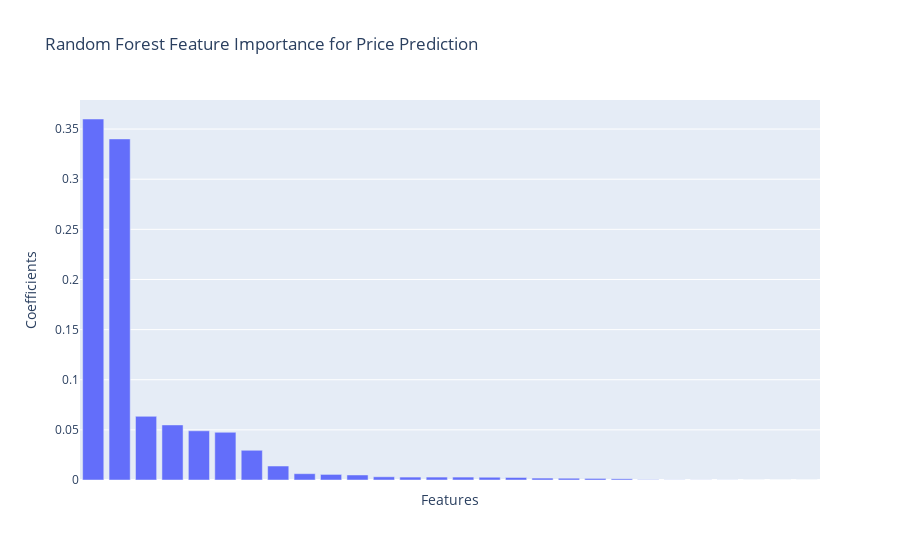

Notebook code cell kept with this figure:
### Code cell
#Vis Features
fig1 = px.bar(
    feature_importance.sort_values("coefficients", ascending=False),
    x="feature_names",
    y="coefficients",
    title="Random Forest Feature Importance for Price Prediction",
    labels={        
           'coefficients': 'Coefficients', 
           'feature_names': 'Features'
    }   
)

fig1.update_xaxes(
    tickvals=["num_code_postal", "num_longitude", "num_latitude", "num_surface_reelle_bati", "num_nombre_pieces_principales"],
    ticktext=["Code Postal", "Longitude", "Latitude", "Surface m²", "Nombre de pièces"]
)


fig1.show()

print(f"Feature importance not available for {feature_importance}")

### Figure 1 — Plotly figure (JSON) as saved in the notebook; plotly's stock layout.template omitted (floating-point values rounded to 4 significant figures)
{"data": [{"alignmentgroup": "True", "hovertemplate": "Features=%{x}<br>Coefficients=%{y}<extra></extra>", "legendgroup": "", "marker": {"color": "#636efa", "pattern": {"shape": ""}}, "name": "", "offsetgroup": "", "orientation": "v", "showlegend": false, "textposition": "auto", "type": "bar", "x": ["num__total_transactions_train", "num__code_postal", "num__days_since_start", "num__latitude", "num__station_surface_range", "num__station_surface_std", "num__longitude", "num__station_avg_surface", "num__station_avg_rooms", "num__station_tx_count", "num__station_rooms_std", "num__dist_center", "num__rooms_vs_station_avg", "num__nearest_metro_dist_km", "num__surface_reelle_bati", "num__surface_per_piece", "num__surface_vs_station_avg", "num__station_median_surface", "num__transaction_count", "num__market_activity_ratio", "num__metro_count_500m", "num__metro_count_300m", "num__larger_than_station_median", "num__station_median_rooms", "num__nombre_pieces_principales", "num__is_studio", "num__very_close_to_metro", "num__is_large"], "xaxis": "x", "y": [0.36, 0.3402, 0.06349, 0.05492, 0.04906, 0.04758, 0.02965, 0.01395, 0.006303, 0.005573, 0.005009, 0.003201, 0.002917, 0.002915, 0.002904, 0.002752, 0.002517, 0.001906, 0.001767, 0.001566, 0.001186, 0.0002875, 0.0001228, 0.0001034, 8.228e-05, 2.123e-05, 0, 0], "yaxis": "y"}], "layout": {"barmode": "relative", "legend": {"tracegroupgap": 0}, "title": {"text": "Random Forest Feature Importance for Price Prediction"}, "xaxis": {"anchor": "y", "domain": [0, 1], "ticktext": ["Code Postal", "Longitude", "Latitude", "Surface m²", "Nombre de pièces"], "tickvals": ["num_code_postal", "num_longitude", "num_latitude", "num_surface_reelle_bati", "num_nombre_pieces_principales"], "title": {"text": "Features"}}, "yaxis": {"anchor": "x", "domain": [0, 1], "title": {"text": "Coefficients"}}}}
